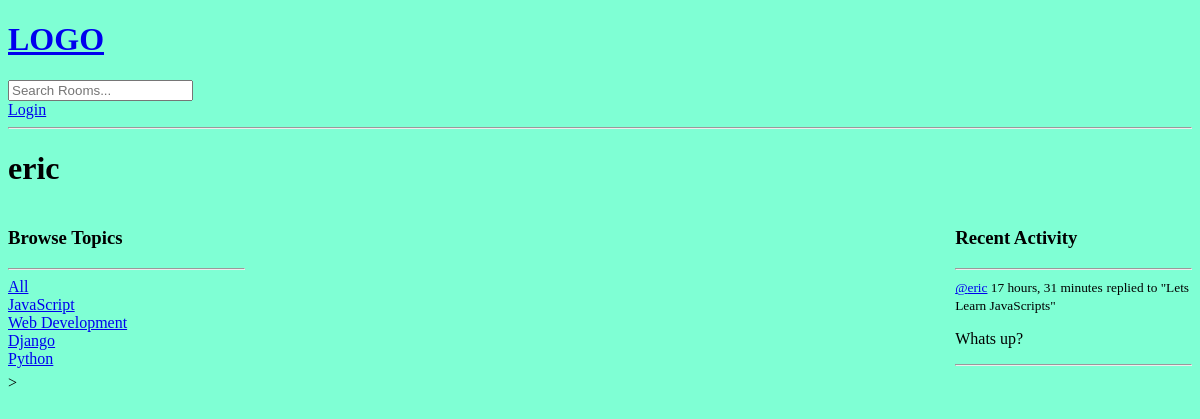
The page /profile/3/ on the database as committed earlier.
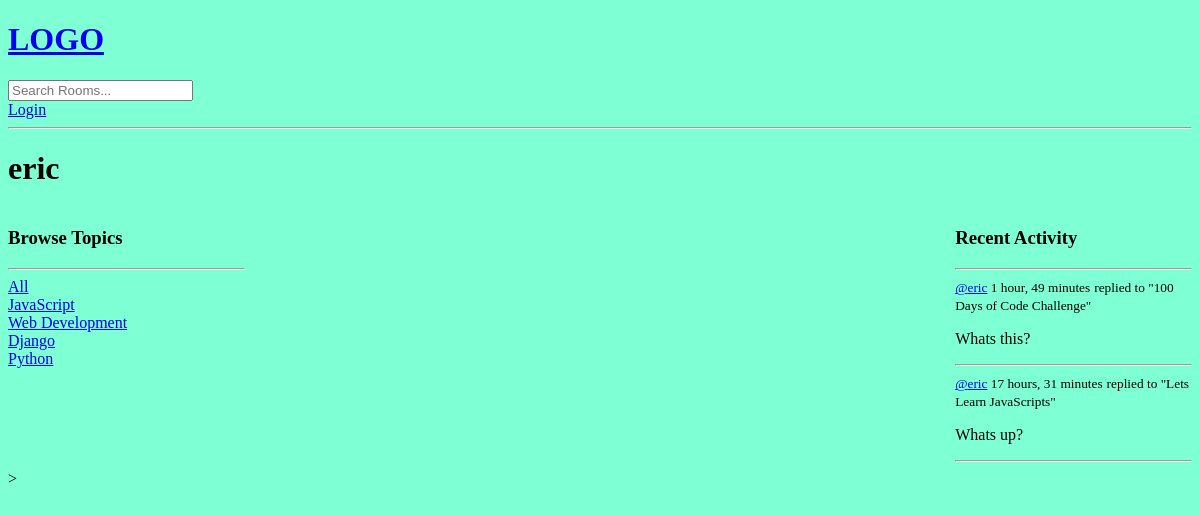
The same page on the database as committed later.
### base/models.py (models this page shows)
class Topic(models.Model):
    name = models.CharField(max_length=200)
    def __str__(self):
        return self.name

class Message(models.Model):
    user = models.ForeignKey(User, on_delete=models.CASCADE)
    room = models.ForeignKey(Room, on_delete=models.CASCADE)
    body = models.TextField()
    updated = models.DateTimeField(auto_now=True)
    created = models.DateTimeField(auto_now_add=True)
    class Meta:
        ordering = ['-updated', '-created']
    def __str__(self):
        return self.body[0:50]

class Room(models.Model):
    host = models.ForeignKey(User, on_delete=models.SET_NULL, null=True )
    topic = models.ForeignKey(Topic, on_delete=models.SET_NULL, null=True)
    name = models.CharField(max_length=200)
    description = models.TextField(null=True, blank=True)
    participants = models.ManyToManyField(User, related_name='participants', blank=True)
    updated = models.DateTimeField(auto_now=True)
    created = models.DateTimeField(auto_now_add=True)
    class Meta:
        ordering = ['-updated', '-created']
    def __str__(self):
        return self.name

### base/views.py (the view)
# urls.py: path('profile/<str:pk>/', views.userProfile, name="user-profile"),
def userProfile(request, pk):
    user = User.objects.get(id=pk)
    rooms = user.room_set.all()
    room_messages = user.message_set.all()
    topics = Topic.objects.all()
    context = {'user': user, 'rooms': rooms,
                'room_messages': room_messages, 'topics': topics}
    return render(request, 'base/profile.html', context)

### base/templates/base/profile.html (shortened to what this page needs)
{% extends 'main.html' %}
{% block content %}
<h1>{{user.username}}</h1>
<div class="profile-container">
    <div>
        {% include 'base/topics_component.html' %}
    </div>
    <div>
    </div>
    <div>
        {% include 'base/activity_component.html' %}
    </div>>
</div>
{% endblock %}

### base/templates/base/topics_component.html
<h3>Browse Topics</h3>
<hr>
<div>
    <a href="{% url 'home' %}">All</a>
</div>
{% for topic in topics %}
<div>
    <a href="{% url 'home' %}?q={{topic.name}}">{{topic}}</a>
</div>
{% endfor %}

### base/templates/base/activity_component.html (shortened to what this page needs)
<h3>Recent Activity</h3>
<hr>
{% for message in room_messages %}
    <div>
        <small><a href="{% url 'user-profile' message.user.id %}">@{{message.user}}</a>  {{message.created|timesince}}</small>
        <small>replied to "{{message.room}}"</small>
        <p>{{message}}</p>
        <hr>
    </div>
{% endfor %}

Rows that differ between the two databases and show on the page:
added Message: user "eric", created "1 hour, 49 minutes", room "100 Days of Code Challenge", body "Whats this?"
